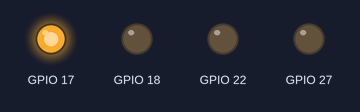
This program was run on a simulated Raspberry Pi (BCM pin numbers). Parts: output pins drawn as LEDs (lit = HIGH). At 10.0 s the program stops and its outputs stay as they are.

Above: at 0.1 s.
At 2.1 s:
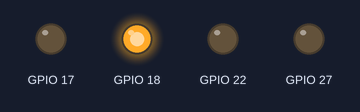
At 5.1 s:
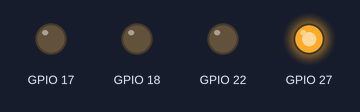
At 7.1 s:
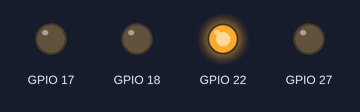
At 9.6 s:
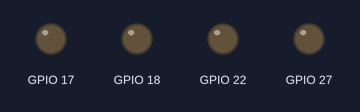
Timing chart, 0 to 11.1 s (numbered marks = the images above):
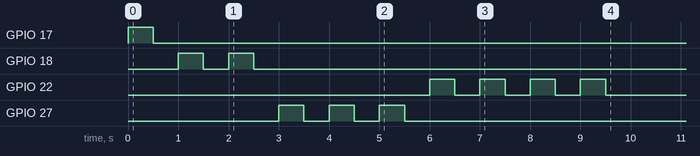

Measured:
- by itself, GPIO 17: LOW → HIGH at 0.00 s, → LOW 0.50 s later
- by itself, GPIO 18: alternates HIGH for 0.50 s and LOW for 0.50 s, 4 changes in all, then stays LOW
- by itself, GPIO 22: LOW → HIGH at 6.0 s, → LOW 0.50 s later, → HIGH 0.50 s later, → LOW 0.50 s later, … (8 changes in this stretch)
- by itself, GPIO 27: LOW → HIGH at 3.0 s, → LOW 0.50 s later, → HIGH 0.50 s later, → LOW 0.50 s later, … (6 changes in this stretch)

The program:

Blink_LED.py
```python
# -*- coding: utf-8 -*-
"""
Created on Fri May 31 04:13:30 2019

@author: Andrew Dunn
"""

import RPi.GPIO as GPIO
GPIO.setmode(GPIO.BCM)

import time

pins = [17,18,27,22]

for i, pin in enumerate(pins):
    GPIO.setup(pin, GPIO.OUT)
    for j in range(i+1):
        GPIO.output(pin,1)
        time.sleep(0.5)
        GPIO.output(pin,0)
        time.sleep(0.5)

GPIO.cleanup()
```
